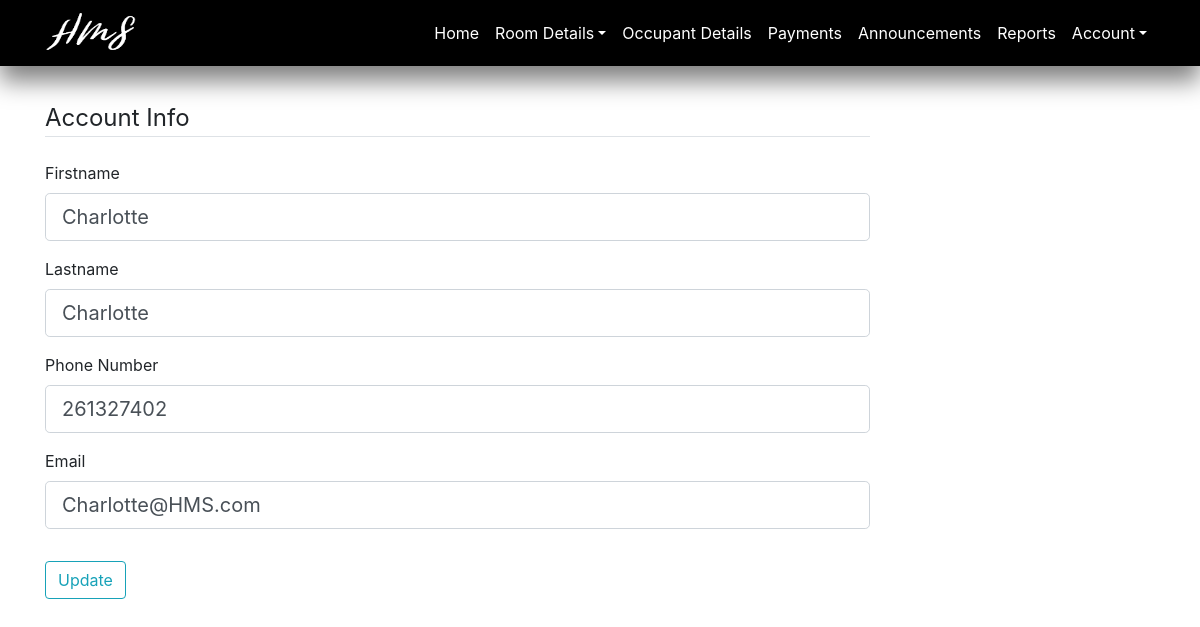
Page /admin/account (signed in) on the committed database.
### HMS/models.py (models this page shows, shortened)
class User(db.Model, UserMixin):
    __tablename__ = "users"
    id = db.Column(db.Integer, primary_key=True)
    firstname = db.Column(db.String(20), nullable=False)
    lastname = db.Column(db.String(20), nullable=False)
    email = db.Column(db.String(120), unique=True, nullable=False)
    number = db.Column(db.String(10), unique=True, nullable=False)
    gender = db.Column(db.String(10), nullable=False)
    role = db.Column(db.String(10), nullable=False, default="student")
    password = db.Column(db.String(60), nullable=False)
    hostel_id = db.Column(db.Integer, db.ForeignKey('hostels.hostel_id'))
    room_id = db.Column(db.String, db.ForeignKey('rooms.room_num'))
    images = db.relationship('Images', backref='user')
    announcements = db.relationship('Announcement', backref='user')

### HMS/routes.py (the view)
@app.route("/admin/account", methods=['GET', 'POST'])
@login_required
def updateaccount():
    if current_user.role == 'admin':
        form = UpdateAccountForm()
        if form.validate_on_submit():
            current_user.firstname = form.firstname.data
            current_user.lastname = form.lastname.data
            current_user.number = form.number.data
            current_user.email = form.email.data
            db.session.commit()
            flash('Your account has been updated!', 'success')
            return redirect(url_for('updateaccount'))
        elif request.method == 'GET':
            form.firstname.data = current_user.firstname
            form.lastname.data = current_user.lastname
            form.number.data = current_user.number
            form.email.data = current_user.email
        return render_template('updateaccount.html', title='Account', form=form)
    else:
        return render_template('logInError.html')

### HMS/forms.py (shortened to what this page needs)
class UpdateAccountForm(FlaskForm):
    firstname = StringField('Firstname',
                            validators=[DataRequired(), Length(min=2, max=20)])
    lastname = StringField('Lastname',
                           validators=[DataRequired(), Length(min=2, max=20)])
    number = StringField('Phone Number',
                         validators=[DataRequired(), Length(min=9, max=20)])
    email = StringField('Email',
                        validators=[DataRequired(), Email()])
    submit = SubmitField('Update')

### HMS/__init__.py (called while the page is built)
@app.before_request
def make_session_permanent():
    session.permanent = True
    app.permanent_session_lifetime = timedelta(minutes=60)

### HMS/models.py (called while the page is built)
@login_manager.user_loader
def load_user(user_id):
    return User.query.get(int(user_id))

### HMS/templates/updateaccount.html (shortened to what this page needs)
{% extends "admin_layout.html" %}
{% block content %}
    <form method="POST" action="" enctype="multipart/form-data">
        <fieldset class="form-group">
            <legend class="border-bottom mb-4">Account Info</legend>
            <div class="form-group">
                {{ form.firstname.label(class="form-control-label") }}
                {% if form.firstname.errors %}
                    {{ form.firstname(class="form-control form-control-lg is-invalid") }}
                    <div class="invalid-feedback">
                        {% for error in form.firstname.errors %}
                            <span>{{ error }}</span>
                        {% endfor %}
                    </div>
                {% else %}
                    {{ form.firstname(class="form-control form-control-lg") }}
                {% endif %}
            </div>
            <div class="form-group">
                {{ form.lastname.label(class="form-control-label") }}
                {% if form.lastname.errors %}
                    {{ form.lastname(class="form-control form-control-lg is-invalid") }}
                    <div class="invalid-feedback">
                        {% for error in form.lastname.errors %}
                            <span>{{ error }}</span>
                        {% endfor %}
                    </div>
                {% else %}
                    {{ form.lastname(class="form-control form-control-lg") }}
                {% endif %}
            </div>
            <div class="form-group">
                {{ form.number.label(class="form-control-label") }}
                {% if form.number.errors %}
                    {{ form.number(class="form-control form-control-lg is-invalid") }}
                    <div class="invalid-feedback">
                        {% for error in form.number.errors %}
                            <span>{{ error }}</span>
                        {% endfor %}
                    </div>
                {% else %}
                    {{ form.number(class="form-control form-control-lg") }}
                {% endif %}
            </div>
            <div class="form-group">
                {{ form.email.label(class="form-control-label") }}
                {% if form.email.errors %}
                    {{ form.email(class="form-control form-control-lg is-invalid") }}
                    <div class="invalid-feedback">
                        {% for error in form.email.errors %}
                            <span>{{ error }}</span>
                        {% endfor %}
                    </div>
                {% else %}
                    {{ form.email(class="form-control form-control-lg") }}
                {% endif %}
            </div>
        </fieldset>
        <div class="form-group">
            {{ form.submit(class="btn btn-outline-info") }}
        </div>
    </form>
{% endblock content%}

### rows in the picture
User: firstname "Charlotte", lastname "Charlotte", number "261327402", email "Charlotte@HMS.com"
